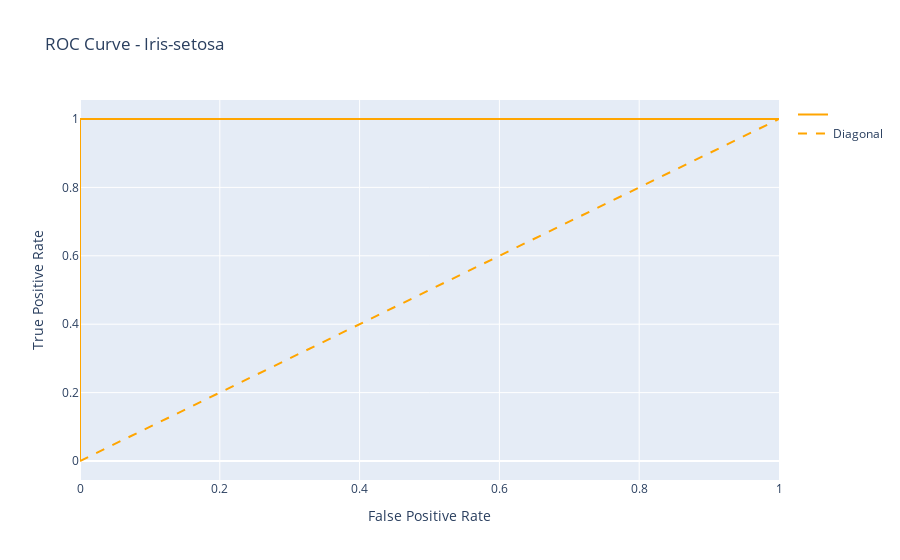

Write notebook code for a chart like this one.
### Code cell
plot_performance(model_scaled_set,X_test_scaled_set,y_test_set,'Iris-setosa')

### Figure 1 — Plotly figure (JSON) as saved in the notebook; plotly's stock layout.template omitted (floating-point values rounded to 4 significant figures)
{"data": [{"hovertemplate": "False Positive Rate=%{x}<br>True Positive Rate=%{y}<extra></extra>", "legendgroup": "", "line": {"color": "orange", "dash": "solid", "shape": "linear", "width": 2}, "marker": {"symbol": "circle"}, "mode": "lines", "name": "", "orientation": "v", "showlegend": true, "type": "scatter", "x": [0, 0, 0, 0, 0, 0.25, 0.35, 1], "xaxis": "x", "y": [0, 0.1, 0.4, 0.6, 1, 1, 1, 1], "yaxis": "y"}, {"line": {"color": "orange", "dash": "dash", "width": 2}, "mode": "lines", "name": "Diagonal", "showlegend": true, "type": "scatter", "x": [0, 1], "y": [0, 1]}], "layout": {"legend": {"tracegroupgap": 0}, "title": {"text": "ROC Curve - Iris-setosa"}, "xaxis": {"anchor": "y", "domain": [0, 1], "title": {"text": "False Positive Rate"}}, "yaxis": {"anchor": "x", "domain": [0, 1], "title": {"text": "True Positive Rate"}}}}
